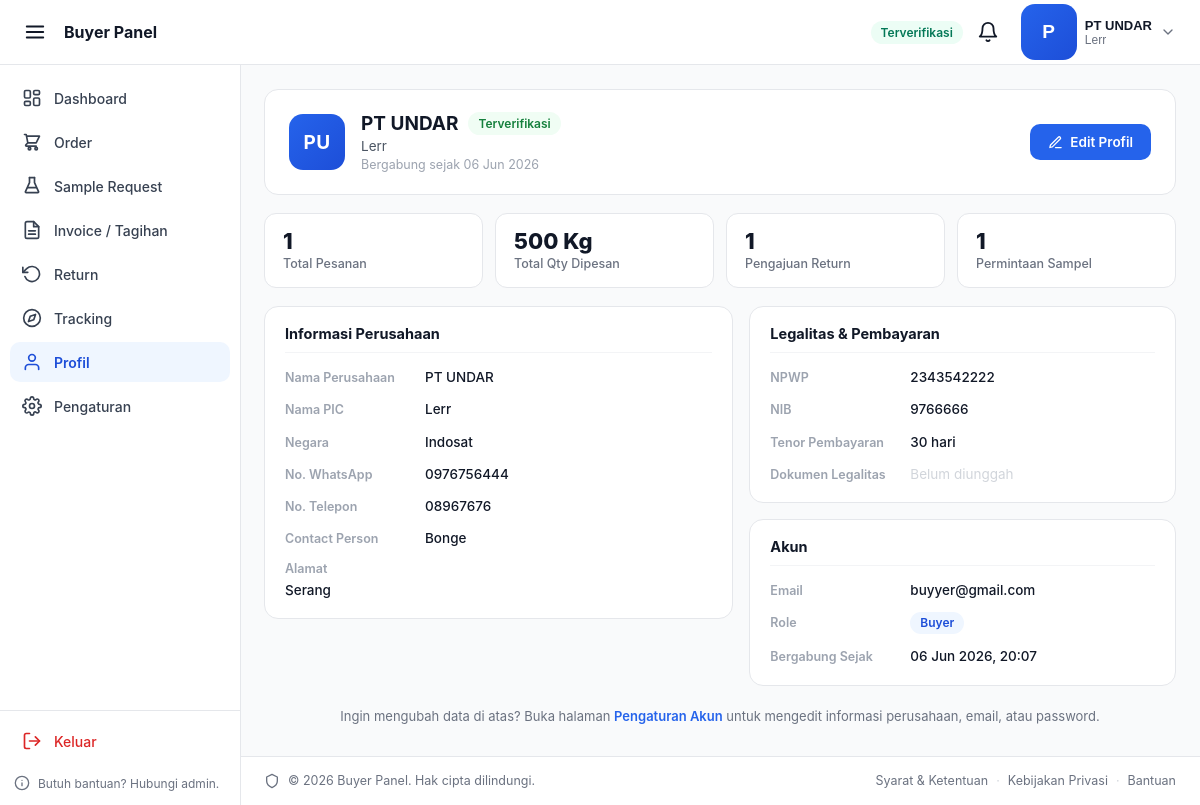
/buyer_panel/profile.php (signed in), run on the app's committed database.
### tables this page shows
CREATE TABLE `buyer_profile` (
  `id_buyer` int(11) NOT NULL,
  `id_user` int(11) NOT NULL,
  `kode_pelanggan` varchar(20) DEFAULT NULL,
  `nama_perusahaan` varchar(150) NOT NULL,
  `nama_pic` varchar(100) NOT NULL,
  `no_whatsapp` varchar(20) NOT NULL,
  `alamat` text NOT NULL,
  `negara` varchar(50) NOT NULL,
  `contact_person` varchar(100) DEFAULT NULL,
  `no_telp` varchar(20) DEFAULT NULL,
  `npwp` varchar(25) DEFAULT NULL,
  `nib` varchar(20) DEFAULT NULL,
  `upload_dokumen` varchar(255) DEFAULT NULL,
  `status_verifikasi` enum('pending','approved','rejected','blocked') NOT NULL DEFAULT 'pending',
  `diverifikasi_oleh` int(11) DEFAULT NULL,
  `tanggal_diblokir` datetime DEFAULT NULL,
  `tenor_hari` int(11) NOT NULL DEFAULT 30
);

CREATE TABLE `users` (
  `id_user` int(11) NOT NULL,
  `email` varchar(100) NOT NULL,
  `password` varchar(255) NOT NULL,
  `role` enum('buyer','marketing','admin') NOT NULL DEFAULT 'buyer',
  `created_at` datetime NOT NULL DEFAULT current_timestamp()
);

### buyer_panel/partials/config.php (called while the page is built, shortened)
<?php
$conn = getDB();
$stmt = $conn->prepare("
    SELECT
        u.id_user,
        u.email,
        u.role,
        bp.id_buyer,
        bp.kode_pelanggan,
        bp.nama_perusahaan,
        bp.nama_pic,
        bp.no_whatsapp,
        bp.status_verifikasi,
        bp.tenor_hari,
        bp.upload_dokumen
    FROM users u
    INNER JOIN buyer_profile bp ON bp.id_user = u.id_user
    WHERE u.id_user = ?
    LIMIT 1
");
$stmt->bind_param('i', $_SESSION['user_id']);
$stmt->execute();
$currentBuyer = $stmt->get_result()->fetch_assoc();

### buyer_panel/profile.php (the view, shortened to what this page needs)
<?php
require_once __DIR__ . '/partials/config.php';
$idBuyer   = (int) ($currentBuyer['id_buyer'] ?? 0);
$stmt = $conn->prepare("
    SELECT bp.*, u.email, u.role, u.created_at AS akun_dibuat
    FROM buyer_profile bp
    JOIN users u ON u.id_user = bp.id_user
    WHERE bp.id_buyer = ?
");
$stmt->bind_param('i', $idBuyer);
$stmt->execute();
$profile = $stmt->get_result()->fetch_assoc();
$stats = ['total_pesanan' => 0, 'total_qty' => 0, 'total_return' => 0, 'total_sample' => 0];
$stmtO = $conn->prepare("SELECT COUNT(*) AS cnt, COALESCE(SUM(qty),0) AS qty FROM orders WHERE id_buyer = ?");
$stmtO->bind_param('i', $idBuyer);
$stmtO->execute();
$rowO = $stmtO->get_result()->fetch_assoc();
$stats['total_pesanan'] = (int) ($rowO['cnt'] ?? 0);
$stats['total_qty']     = (float) ($rowO['qty'] ?? 0);
$stmtR = $conn->prepare("
    SELECT COUNT(*) AS cnt
    FROM order_returns r
    JOIN orders o ON o.id_order = r.id_order
    WHERE o.id_buyer = ?
");
$stmtR->bind_param('i', $idBuyer);
$stmtR->execute();
$stats['total_return'] = (int) ($stmtR->get_result()->fetch_assoc()['cnt'] ?? 0);
$stmtS = $conn->prepare("SELECT COUNT(*) AS cnt FROM sample_requests WHERE id_buyer = ?");
$stmtS->bind_param('i', $idBuyer);
$stmtS->execute();
$stats['total_sample'] = (int) ($stmtS->get_result()->fetch_assoc()['cnt'] ?? 0);
function profVerifBadge(string $s): string {
    $map = [
        'pending'  => ['Menunggu Verifikasi', 'badge-pending'],
        'approved' => ['Terverifikasi',       'badge-done'],
        'rejected' => ['Ditolak',             'badge-cancelled'],
        'blocked'  => ['Diblokir',            'badge-cancelled'],
    ];
    $d = $map[$s] ?? [ucfirst($s), 'badge-pending'];
    return '<span class="bp-badge ' . $d[1] . '">' . $d[0] . '</span>';
}
function profDate(?string $dt, string $fmt = 'd M Y'): string {
    $ts = strtotime($dt);
    return $ts ? date($fmt, $ts) : $dt;
}
function profInitials(string $name): string {
    $words = preg_split('/\s+/', trim($name));
    $words = array_filter($words, fn($w) => $w !== '');
    $first = mb_substr($words[0] ?? 'P', 0, 1);
    $last  = count($words) > 1 ? mb_substr(end($words), 0, 1) : '';
    return mb_strtoupper($first . $last);
}
function profValue(?string $v): string {
    $v = trim((string) $v);
    return $v !== '' ? htmlspecialchars($v) : '<span class="bp-no-value">—</span>';
}
?>
<!DOCTYPE html>
<html lang="id">
<head>
</head>
<body>
<?php include __DIR__ . '/partials/_header.php'; ?>
<?php include __DIR__ . '/partials/_sidebar.php'; ?>
<div class="bp-content">
    <main class="bp-profile">
        <div class="bp-card bp-profile-header">
            <div class="bp-profile-header__main">
                <div class="bp-avatar"><?= htmlspecialchars(profInitials($profile['nama_perusahaan'])) ?></div>
                <div class="bp-profile-header__info">
                    <div class="bp-profile-header__name-row">
                        <h1><?= htmlspecialchars($profile['nama_perusahaan']) ?></h1>
                        <?= profVerifBadge($profile['status_verifikasi']) ?>
                    </div>
                    <p class="bp-profile-header__sub">
                        <?= htmlspecialchars($profile['nama_pic']) ?>
                    </p>
                    <p class="bp-profile-header__meta">Bergabung sejak <?= profDate($profile['akun_dibuat']) ?></p>
                </div>
            </div>
            <a href="<?= BUYER_URL ?>/settings.php" class="bp-btn-primary">
                <svg viewBox="0 0 24 24" fill="none" stroke="currentColor" stroke-width="2"
                     stroke-linecap="round" stroke-linejoin="round" width="15" height="15">
                    <path d="M12 20h9"></path>
                    <path d="M16.5 3.5a2.12 2.12 0 0 1 3 3L7 19l-4 1 1-4Z"></path>
                </svg>
                Edit Profil
            </a>
        </div>
        <div class="bp-stat-grid">
            <div class="bp-stat-card">
                <div class="bp-stat-card__value"><?= $stats['total_pesanan'] ?></div>
                <div class="bp-stat-card__label">Total Pesanan</div>
            </div>
            <div class="bp-stat-card">
                <div class="bp-stat-card__value"><?= number_format($stats['total_qty'], 0, ',', '.') ?> Kg</div>
                <div class="bp-stat-card__label">Total Qty Dipesan</div>
            </div>
            <div class="bp-stat-card">
                <div class="bp-stat-card__value"><?= $stats['total_return'] ?></div>
                <div class="bp-stat-card__label">Pengajuan Return</div>
            </div>
            <div class="bp-stat-card">
                <div class="bp-stat-card__value"><?= $stats['total_sample'] ?></div>
                <div class="bp-stat-card__label">Permintaan Sampel</div>
            </div>
        </div>
        <div class="bp-info-grid">
            <div class="bp-card bp-info-card">
                <h2 class="bp-info-card__title">Informasi Perusahaan</h2>
                <dl class="bp-info-list">
                    <div class="bp-info-row">
                        <dt>Nama Perusahaan</dt>
                        <dd><?= profValue($profile['nama_perusahaan']) ?></dd>
                    </div>
                    <div class="bp-info-row">
                        <dt>Nama PIC</dt>
                        <dd><?= profValue($profile['nama_pic']) ?></dd>
                    </div>
                    <div class="bp-info-row">
                        <dt>Negara</dt>
                        <dd><?= profValue($profile['negara']) ?></dd>
                    </div>
                    <div class="bp-info-row">
                        <dt>No. WhatsApp</dt>
                        <dd><?= profValue($profile['no_whatsapp']) ?></dd>
                    </div>
                    <div class="bp-info-row">
                        <dt>No. Telepon</dt>
                        <dd><?= profValue($profile['no_telp']) ?></dd>
                    </div>
                    <div class="bp-info-row">
                        <dt>Contact Person</dt>
                        <dd><?= profValue($profile['contact_person']) ?></dd>
                    </div>
                    <div class="bp-info-row bp-info-row--full">
                        <dt>Alamat</dt>
                        <dd><?= profValue($profile['alamat']) ?></dd>
                    </div>
                </dl>
            </div>
            <div class="bp-info-col">
                <div class="bp-card bp-info-card">
                    <h2 class="bp-info-card__title">Legalitas &amp; Pembayaran</h2>
                    <dl class="bp-info-list">
                        <div class="bp-info-row">
                            <dt>NPWP</dt>
                            <dd><?= profValue($profile['npwp']) ?></dd>
                        </div>
                        <div class="bp-info-row">
                            <dt>NIB</dt>
                            <dd><?= profValue($profile['nib']) ?></dd>
                        </div>
                        <div class="bp-info-row">
                            <dt>Tenor Pembayaran</dt>
                            <dd><?= (int) $profile['tenor_hari'] ?> hari</dd>
                        </div>
                        <div class="bp-info-row">
                            <dt>Dokumen Legalitas</dt>
                            <dd>
                                <?php if ($profile['upload_dokumen']): ?>
                                    <span class="bp-doc-chip">
                                        <svg viewBox="0 0 24 24" fill="none" stroke="currentColor" stroke-width="2"
                                             stroke-linecap="round" stroke-linejoin="round" width="13" height="13">
                                            <path d="M14 2H6a2 2 0 0 0-2 2v16a2 2 0 0 0 2 2h12a2 2 0 0 0 2-2V8z"></path>
                                            <polyline points="14 2 14 8 20 8"></polyline>
                                        </svg>
                                        <?= htmlspecialchars($profile['upload_dokumen']) ?>
                                    </span>
                                <?php else: ?>
                                    <span class="bp-no-value">Belum diunggah</span>
                                <?php endif; ?>
                            </dd>
                        </div>
                    </dl>
                </div>
                <div class="bp-card bp-info-card">
                    <h2 class="bp-info-card__title">Akun</h2>
                    <dl class="bp-info-list">
                        <div class="bp-info-row">
                            <dt>Email</dt>
                            <dd><?= profValue($profile['email']) ?></dd>
                        </div>
                        <div class="bp-info-row">
                            <dt>Role</dt>
                            <dd><span class="bp-role-chip"><?= htmlspecialchars(ucfirst($profile['role'])) ?></span></dd>
                        </div>
                        <div class="bp-info-row">
                            <dt>Bergabung Sejak</dt>
                            <dd><?= profDate($profile['akun_dibuat'], 'd M Y, H:i') ?></dd>
                        </div>
                    </dl>
                </div>
            </div>
        </div>
        <div class="bp-profile-footer-note">
            Ingin mengubah data di atas? Buka halaman
            <a href="<?= BUYER_URL ?>/settings.php">Pengaturan Akun</a> untuk mengedit informasi perusahaan, email, atau password.
        </div>
    </main>
</div>
<?php include __DIR__ . '/partials/_footer.php'; ?>
</body>
</html>

### buyer_panel/partials/_header.php (shortened to what this page needs)
<?php
$namaPerusahaan = $currentBuyer['nama_perusahaan'] ?? 'Buyer';
$namaPic         = $currentBuyer['nama_pic'] ?? '';
$statusVerif     = $currentBuyer['status_verifikasi'] ?? 'pending';
$inisial = mb_strtoupper(mb_substr($namaPerusahaan, 0, 1));
$statusBadge = [
    'approved' => ['label' => 'Terverifikasi', 'class' => 'badge-verified'],
    'pending'  => ['label' => 'Menunggu Verifikasi', 'class' => 'badge-pending'],
    'rejected' => ['label' => 'Ditolak', 'class' => 'badge-rejected'],
    'blocked'  => ['label' => 'Diblokir', 'class' => 'badge-rejected'],
][$statusVerif] ?? ['label' => 'Menunggu Verifikasi', 'class' => 'badge-pending'];
?>
<header class="bp-header" id="bpHeader">
    <div class="bp-header__left">
        <button type="button" class="bp-icon-btn bp-header__menu-btn" id="bpSidebarToggle" aria-label="Buka/tutup menu" aria-controls="bpSidebar" aria-expanded="false">
            <svg viewBox="0 0 24 24" fill="none" stroke="currentColor" stroke-width="2" stroke-linecap="round" stroke-linejoin="round" width="22" height="22">
                <line x1="3" y1="6" x2="21" y2="6"></line>
                <line x1="3" y1="12" x2="21" y2="12"></line>
                <line x1="3" y1="18" x2="21" y2="18"></line>
            </svg>
        </button>
        <a href="<?= BUYER_URL ?>/dashboard.php" class="bp-header__brand">
            <span class="bp-header__brand-text">Buyer Panel</span>
        </a>
    </div>
    <div class="bp-header__right">
        <span class="bp-badge <?= $statusBadge['class'] ?> bp-header__badge-desktop">
            <?= htmlspecialchars($statusBadge['label']) ?>
        </span>
        <div class="bp-header__notif">
            <button type="button" class="bp-icon-btn" id="bpNotifBtn" aria-label="Notifikasi" aria-haspopup="true" aria-expanded="false">
                <svg viewBox="0 0 24 24" fill="none" stroke="currentColor" stroke-width="2" stroke-linecap="round" stroke-linejoin="round" width="22" height="22">
                    <path d="M18 8a6 6 0 0 0-12 0c0 7-3 9-3 9h18s-3-2-3-9"></path>
                    <path d="M13.73 21a2 2 0 0 1-3.46 0"></path>
                </svg>
            </button>
        </div>
        <div class="bp-header__profile">
            <button type="button" class="bp-header__profile-btn" id="bpProfileBtn" aria-haspopup="true" aria-expanded="false">
                <span class="bp-avatar"><?= htmlspecialchars($inisial) ?></span>
                <span class="bp-header__profile-info">
                    <span class="bp-header__profile-name"><?= htmlspecialchars($namaPerusahaan) ?></span>
                    <span class="bp-header__profile-pic"><?= htmlspecialchars($namaPic) ?></span>
                </span>
                <svg class="bp-header__chevron" viewBox="0 0 24 24" fill="none" stroke="currentColor" stroke-width="2" stroke-linecap="round" stroke-linejoin="round" width="16" height="16">
                    <polyline points="6 9 12 15 18 9"></polyline>
                </svg>
            </button>
        </div>
    </div>
</header>

### data on the page
buyer_profile: status_verifikasi "Terverifikasi", nama_perusahaan "P", nama_perusahaan "PT UNDAR", nama_pic "Lerr", nama_perusahaan "PU", id_user.created_at "06 Jun 2026", nama_perusahaan "PT UNDAR Lerr Indosat 0976756444 08967676 Bonge Serang 2343542222 9766666 buyyer@gmail.com", tenor_hari "30", id_user.role "Buyer", id_user.created_at "06 Jun 2026, 20:07"

### other printed values
$item['label'] "Dashboard"
$item['label'] "Order"
$item['label'] "Sample Request"
$item['label'] "Invoice / Tagihan"
$item['label'] "Return"
$item['label'] "Tracking"
$item['label'] "Profil"
$item['label'] "Pengaturan"
$stats['total_pesanan'] "1"
$stats['total_qty'] "500"
$stats['total_return'] "1"
$stats['total_sample'] "1"
